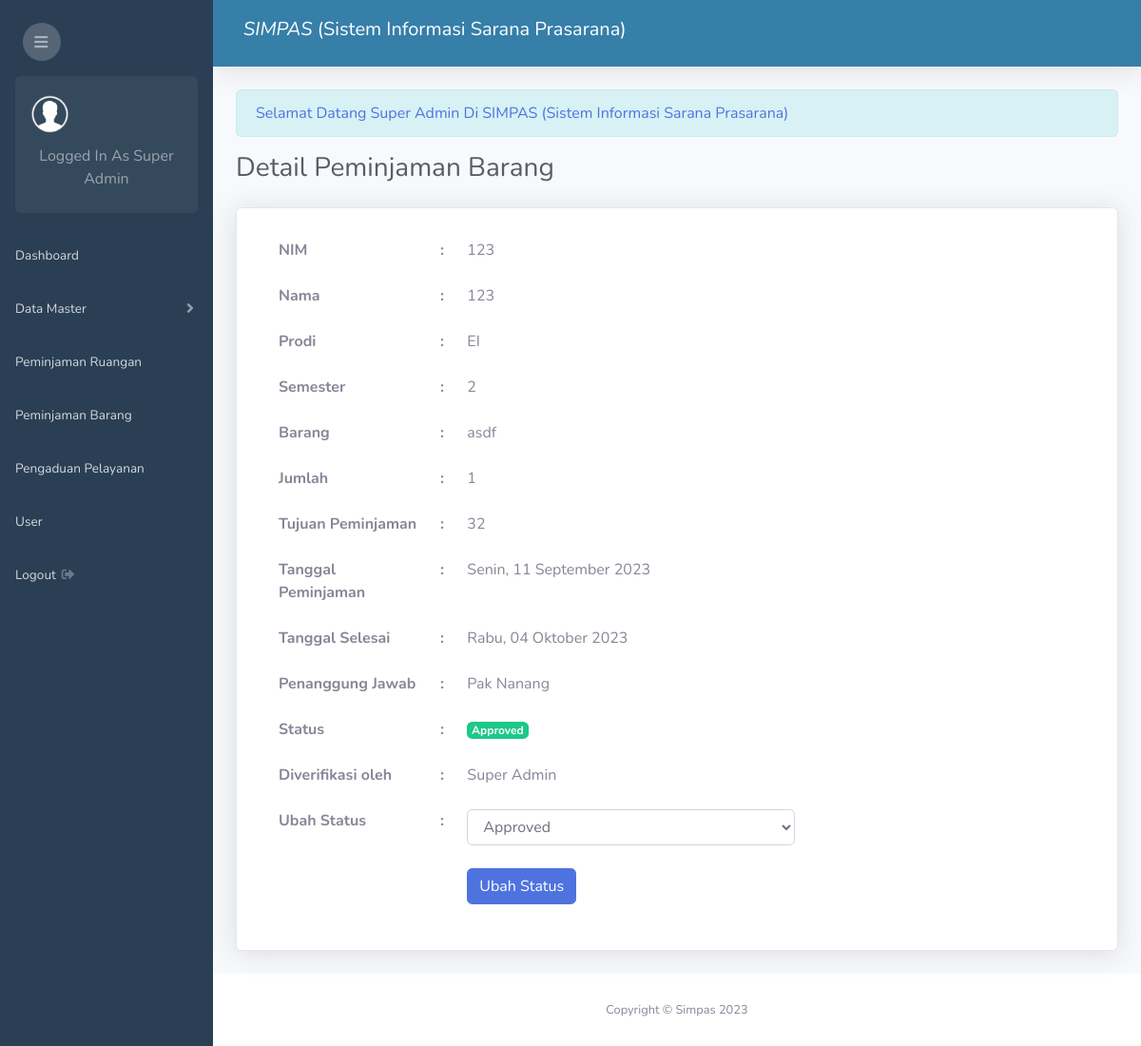
Screenshot of /admin.php?page=view-peminjaman-barang&id=1 (signed in) with the database file from the repository.
### tables this page shows
CREATE TABLE `peminjaman_barang` (
  `id_peminjaman_barang` int(11) NOT NULL,
  `mahasiswa_id` int(11) NOT NULL,
  `barang_kd` varchar(25) NOT NULL,
  `jumlah_barang` int(11) NOT NULL,
  `tujuan` text NOT NULL,
  `tanggal_peminjaman` date NOT NULL,
  `tanggal_selesai` date NOT NULL,
  `status` enum('Returned','Approved','Disapproved','Pending') DEFAULT 'Pending',
  `pj` varchar(100) DEFAULT NULL,
  `created_at` timestamp NOT NULL DEFAULT current_timestamp(),
  `user_id` int(11) DEFAULT NULL
);

CREATE TABLE `mahasiswa` (
  `id_mahasiswa` int(11) NOT NULL,
  `nama_mahasiswa` varchar(200) NOT NULL,
  `nim` varchar(50) NOT NULL,
  `semester` int(11) NOT NULL,
  `prodi` varchar(100) NOT NULL,
  `password` varchar(100) NOT NULL
);

CREATE TABLE `barang` (
  `kd_barang` varchar(25) NOT NULL,
  `nama_barang` varchar(100) NOT NULL,
  `kategori_id` int(11) NOT NULL,
  `merek` varchar(100) NOT NULL,
  `spesifikasi` varchar(100) NOT NULL,
  `lokasi` varchar(100) NOT NULL,
  `status_barang` varchar(50) NOT NULL,
  `total` int(11) NOT NULL
);

CREATE TABLE `user` (
  `id_user` int(11) NOT NULL,
  `nama` varchar(200) NOT NULL,
  `email` varchar(200) NOT NULL,
  `username` varchar(200) NOT NULL,
  `level` enum('Super Admin','Admin') NOT NULL,
  `password` varchar(100) NOT NULL
);

### date_formatter.php (called while the page is built, shortened)
<?php
function formatDateIndonesia2($timestamp) {
    $dateTime = new DateTime($timestamp);
    $formattedDate = $dateTime->format('l, d F Y');
    $dayTranslation = [
        'Monday'    => 'Senin',
        'Tuesday'   => 'Selasa',
        'Wednesday' => 'Rabu',
        'Thursday'  => 'Kamis',
        'Friday'    => 'Jumat',
        'Saturday'  => 'Sabtu',
        'Sunday'    => 'Minggu',
    ];
    $monthTranslation = [
        'January'   => 'Januari',
        'February'  => 'Februari',
        'March'     => 'Maret',
        'April'     => 'April',
        'May'       => 'Mei',
        'June'      => 'Juni',
        'July'      => 'Juli',
        'August'    => 'Agustus',
        'September' => 'September',
        'October'   => 'Oktober',
        'November'  => 'November',
        'December'  => 'Desember',
    ];
    foreach ($dayTranslation as $en => $id) {
        $formattedDate = str_replace($en, $id, $formattedDate);
    }
    foreach ($monthTranslation as $en => $id) {
        $formattedDate = str_replace($en, $id, $formattedDate);
    }
    return $formattedDate;
}
?>

### peminjaman_barang/view.php (the view, shortened to what this page needs)
<?php require 'date_formatter.php'; ?>
<h1 class="h3 mb-4 text-gray-800">Detail Peminjaman Barang</h1>
<div class="card shadow mb-4">
    <div class="card-body">
        <div class="col-md-8">
            <?php
            $id_peminjaman_barang = $_GET['id'];
            $sql = "SELECT * FROM peminjaman_barang LEFT JOIN barang ON peminjaman_barang.barang_kd = barang.kd_barang LEFT JOIN mahasiswa ON peminjaman_barang.mahasiswa_id = mahasiswa.id_mahasiswa LEFT JOIN user ON peminjaman_barang.user_id = user.id_user WHERE id_peminjaman_barang='$id_peminjaman_barang'";
            $result = $conn->query($sql);
            $data = $result->fetch_assoc();
            ?>
            <table class="table table-borderless">
                <tr>
                    <th width="30%">NIM</th>
                    <th width="5%"> : </th>
                    <td><?php echo $data['nim'] == '' ? '-' : $data['nim']; ?></td>
                </tr>
                <tr>
                    <th>Nama</th>
                    <th> : </th>
                    <td><?php echo $data['nama_mahasiswa'] == '' ? '-' : $data['nama_mahasiswa']; ?></td>
                </tr>
                <tr>
                    <th>Prodi</th>
                    <th> : </th>
                    <td><?php echo $data['prodi'] == '' ? '-' : $data['prodi'];?></td>
                </tr>
                <tr>
                    <th>Semester</th>
                    <th> : </th>
                    <td><?php echo $data['semester'] == '' ? '-' : $data['semester']; ?></td>
                </tr>
                <tr>
                    <th>Barang</th>
                    <th> : </th>
                    <td><?php echo $data['nama_barang'] == '' ? '-' : $data['nama_barang'];?></td>
                </tr>
                <tr>
                    <th>Jumlah</th>
                    <th> : </th>
                    <td><?php echo $data['jumlah_barang'] ?></td>
                </tr>
                <tr>
                    <th>Tujuan Peminjaman</th>
                    <th> : </th>
                    <td><?php echo $data['tujuan'] ?></td>
                </tr>
                <tr>
                    <th>Tanggal Peminjaman</th>
                    <th> : </th>
                    <td><?php echo formatDateIndonesia2($data['tanggal_peminjaman']) ?></td>
                </tr>
                <tr>
                    <th>Tanggal Selesai</th>
                    <th> : </th>
                    <td><?php echo formatDateIndonesia2($data['tanggal_selesai']) ?></td>
                </tr>
                <tr>
                    <th>Penanggung Jawab</th>
                    <th> : </th>
                    <td><?php echo $data['pj'] ?></td>
                </tr>
                <tr>
                    <th>Status</th>
                    <th> : </th>
                    <td>
                        <?php if($data['status'] == "Pending"){ ?>
                            <span class="badge badge-warning"><?php echo $data['status'] ?></span>
                        <?php } elseif($data['status'] == "Disapproved") { ?>
                            <span class="badge badge-danger"><?php echo $data['status'] ?></span>
                        <?php } elseif($data['status'] == "Approved") { ?>
                            <span class="badge badge-success"><?php echo $data['status'] ?></span>
                        <?php } else { ?>
                            <span class="badge badge-primary"><?php echo $data['status'] ?></span>
                        <?php } ?>
                    </td>
                </tr>
                <?php if($data['status'] == "Approved") { ?>
                <tr>
                    <th>Diverifikasi oleh</th>
                    <th> : </th>
                    <td> <?php echo $data['nama'] ?> </td>
                </tr>
                <?php } ?>
                <?php if($_SESSION['level'] != 'mahasiswi') { ?>
                    <?php if($data['status'] != 'Returned'){ ?>
                <form action="" method="POST">
                <tr>
                    <th>Ubah Status</th>
                    <th> : </th>
                    <td>
                            <select name="new_status" class="form-control">
                                <option value="Approved" <?php if($data['status'] == "Approved") echo "selected"; ?>>Approved</option>
                            </select>
                            <button type="submit" class="btn btn-primary mt-4" id="updateButtonBarang" name="update_status">Ubah Status</button>
                    </td>
                </tr>
                <?php } ?>
                </form>
                <?php } ?>
            </table>
        </div>
    </div>
</div>

### admin.php (shortened to what this page needs)
<?php
include 'koneksi.php';
?>
<!DOCTYPE html>
<html lang="en">
<head>
    <link href="assets/vendor/fontawesome-free/css/all.min.css" rel="stylesheet" type="text/css">
    <link href="assets/css/sb-admin-2.min.css" rel="stylesheet">
    <link href="assets/vendor/datatables/dataTables.bootstrap4.min.css" rel="stylesheet">
</head>
<body id="page-top">
    <div id="wrapper">
        <?php include 'sidebar.php' ?>
        <div id="content-wrapper" class="d-flex flex-column">
            <div id="content">
                <?php include 'header.php' ?>
                <div class="container-fluid">
                    <div class="row">
                        <div class="col-lg-12">
                        <?php if (isset($_SESSION['level'])) { ?>
                            <div class="alert alert-info text-capitalize text-primary" role="alert">
                                Selamat Datang <?php echo $_SESSION['level'] ?> di SIMPAS (Sistem Informasi Sarana Prasarana)
                            </div>
                        <?php } ?>
                        </div>
                    </div>
                    <?php
                        if (isset($_GET['page'])) {
                            $page = $_GET['page'];
                            switch ($page) {
                                case 'view-peminjaman-barang':
                                    include 'peminjaman_barang/view.php';
                                    break;
                            }
                        } else {
                            include 'dashboard.php';
                        }
                    ?>
                </div>
            </div>
            <footer class="sticky-footer bg-white">
                <div class="container my-auto">
                    <div class="copyright text-center my-auto">
                        <span>Copyright &copy; Simpas <?php echo date('Y') ?></span>
                    </div>
                </div>
            </footer>
        </div>
    </div>
</body>
</html>

### sidebar.php (shortened to what this page needs)
<?php
    $currentPage = isset($_GET['page']) ? $_GET['page'] : 'dashboard';
?>
<ul class="navbar-nav bg-gradient-primary sidebar sidebar-dark accordion" id="accordionSidebar">
    <div class="text-left d-none d-md-inline mt-4 ml-4">
        <button class="rounded-circle border-0" id="sidebarToggle"></button>
    </div>
    <div class="sidebar-card d-none d-lg-flex">
        <div class="flex">
            <img class="sidebar-card-illustration mb-2" src="assets/img/pp.png">
            <p class="text-center mb-2 text-capitalize">
                Logged in as <?php echo $_SESSION['level'] ?>
            </p>
        </div>
    </div>
    <li class="nav-item <?php echo $currentPage === 'dashboard' ? 'active' : '' ?>">
        <a class="nav-link" href="admin.php">
            <span>Dashboard</span>
        </a>
    </li>
    <?php if($_SESSION['level'] != 'mahasiswi'): ?>
    <li
        class="nav-item <?php echo in_array($currentPage, ['kategori', 'barang', 'ruangan', 'mahasiswa']) ? 'active' : '' ?>">
        <a class="nav-link collapsed" href="#" data-toggle="collapse" data-target="#collapseTwo" aria-expanded="true"
            aria-controls="collapseTwo">
            <span>Data Master</span>
        </a>
    </li>
    <?php endif; ?>
    <li class="nav-item <?php echo $currentPage === 'peminjaman-ruangan' ? 'active' : '' ?>">
        <a class="nav-link" href="admin.php?page=peminjaman-ruangan">
            <span>Peminjaman Ruangan</span>
        </a>
    </li>
    <li class="nav-item <?php echo $currentPage === 'peminjaman-barang' ? 'active' : '' ?>">
        <a class="nav-link" href="admin.php?page=peminjaman-barang">
            <span>Peminjaman Barang</span>
        </a>
    </li>
    <li class="nav-item <?php echo $currentPage === 'pengaduan' ? 'active' : '' ?>">
        <a class="nav-link" href="admin.php?page=pengaduan">
            <span>Pengaduan Pelayanan</span>
        </a>
    </li>
    <?php if($_SESSION['level'] == 'super admin'): ?>
    <li class="nav-item <?php echo $currentPage === 'user' ? 'active' : '' ?>">
        <a class="nav-link" href="admin.php?page=user">
            <span>User</span>
        </a>
    </li>
    <?php endif; ?>
    <li class="nav-item">
        <a class="nav-link" href="#" data-toggle="modal" data-target="#logoutModal">
            <span>Logout</span>
            <i class="fas fa-fw fa-sign-out-alt"></i>
        </a>
    </li>
</ul>

### header.php (shortened to what this page needs)
<nav class="navbar navbar-expand navbar-light topbar mb-4 static-top shadow">
<form
    class="d-none d-sm-inline-block form-inline mr-auto ml-md-3 my-2 my-md-0 mw-100 ">
    <div class="input-group">
        <h5><i>SIMPAS</i> (Sistem Informasi Sarana Prasarana)</h5>
    </div>
</form>
</nav>

### rows the page displays
peminjaman_barang: mahasiswa.nim "123", mahasiswa.nama_mahasiswa "123", mahasiswa.prodi "EI", mahasiswa.semester "2", barang.nama_barang "asdf", jumlah_barang "1", tujuan "32", tanggal_peminjaman "Senin, 11 September 2023", tanggal_selesai "Rabu, 04 Oktober 2023", pj "Pak Nanang", status "Approved", user.nama "Super Admin", new_status "Approved"

### other values shown
$_SESSION['level'] "Super Admin"
